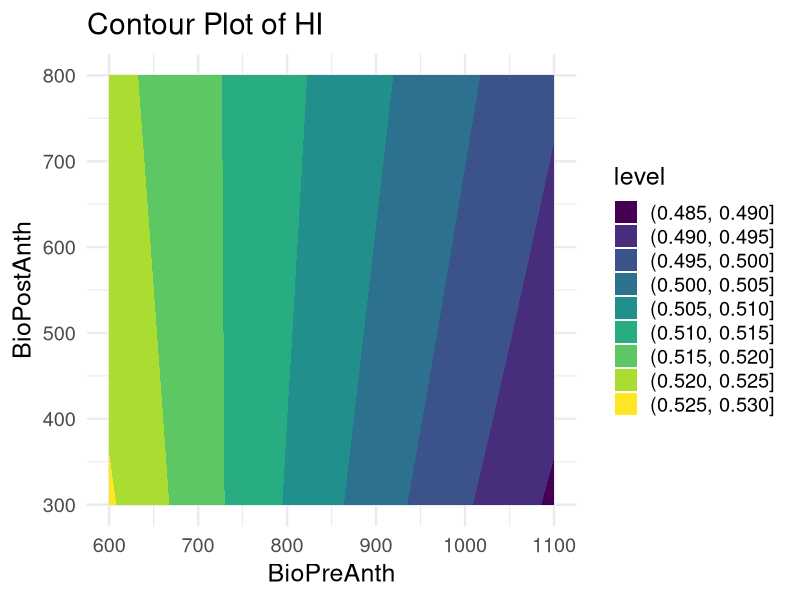

The R source for this figure:
# remove all objects from the environment
rm(list = ls())
library(ggplot2)
library(dplyr)
library(tidyr)



pintercept <- 	33.989
pBioPostAnth <- 	-0.48536
pBioPreAnth <-	0.50254
pBioPreAnth2 <-	-4.6665E-05


# create a data frame with the values of BioPreAnth and BioPostAnth
df <- expand.grid(BioPreAnth = seq(600, 1100, by = 100), BioPostAnth = seq(300, 800, by = 100))

# calculate the predicted values of BioPreAnth2 using the regression equation
df$Translocation <- pintercept + pBioPostAnth * df$BioPostAnth + pBioPreAnth * df$BioPreAnth + pBioPreAnth2 * (df$BioPreAnth^2)

df$HI <- (df$BioPostAnth + df$Translocation)/(df$BioPreAnth + df$BioPostAnth)



# create a contour plot of the predicted values
ggplot(df, aes(x = BioPreAnth, y = BioPostAnth, z =HI)) +
  geom_contour_filled() +
  labs(title = "Contour Plot of HI", x = "BioPreAnth", y = "BioPostAnth") +
  theme_minimal(base_size = 18)
